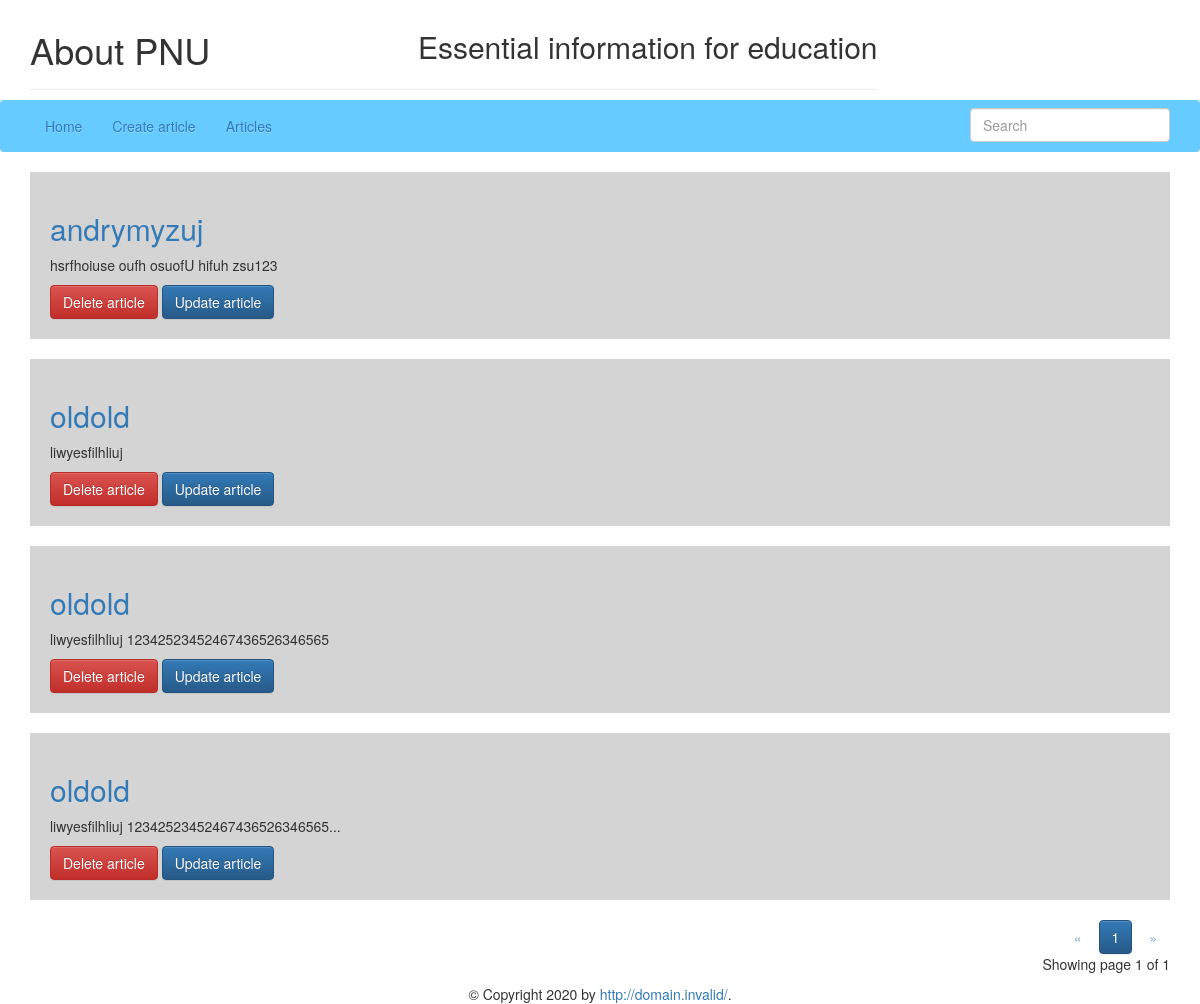
The page /articles on the database its author committed.
### app/models.py (models this page shows, shortened)
class Article(db.Model):
    id = db.Column(db.Integer, primary_key=True)
    name = db.Column(db.String(100), nullable=False)
    year_posted = db.Column(db.String(10), nullable=False)
    count_of_pages = db.Column(db.Integer, nullable=False)
    author = db.Column(db.String(100), nullable=False)
    note = db.Column(db.String(300), nullable=False)
    type_of_art = db.Column(db.String(50), nullable=False)

### app/views.py (the view)
@app.route('/articles', methods=['GET'])
def articles():
    POSTS_PER_PAGE = 5
    page = request.args.get('page', 1, type=int)
    search_query = request.args.get('search_query')
    if search_query:
        articles = Article.query.filter(Article.name.contains(search_query) | Article.content.contains(search_query)).paginate(page=page, per_page=POSTS_PER_PAGE)
    else:
        articles = Article.query.order_by(Article.year_posted.desc()).paginate(page=page, per_page=POSTS_PER_PAGE)
    return render_template('articles.html', title='Articles', articles=articles)

### app/templates/articles.html (shortened to what this page needs)
{% extends "base.html" %}
{% block head %}
{{ super() }}
{% endblock %}
{% block content %}
{% for article in articles.items %}
<div class="post">
  <h2><a href="{{ url_for('article', article_id=article.id) }}">{{article.name}}</a></h2>
  <p>{{ article.note | truncate(50) }}</p>
  <a class="btn btn-danger" href="{{url_for('delete_article', article_id=article.id)}}">Delete article</a>
  <a class="btn btn-primary" href="{{url_for('update_article', article_id=article.id)}}">Update article</a>
</div>
{% endfor %}
<div class="text-right">
  <a href="{{ url_for('articles', page=articles.prev_num) }}"
     class="btn btn-outline-dark
     {% if articles.page == 1 %}disabled{% endif %}">
      &laquo;
  </a>
  {% for page_num in articles.iter_pages(left_edge=1, right_edge=1, left_current=1, right_current=2) %}
{% if page_num %}
          {% if articles.page == page_num %}
          <a href="{{ url_for('articles', page=page_num) }}"
             class="btn btn-primary">
              {{ page_num }}
          </a>
          {% else %}
          <a href="{{ url_for('articles', page=page_num) }}"
             class="btn btn-dark">
              {{ page_num }}
          </a>
          {% endif %}
      {% else %}
          ...
      {% endif %}
  {% endfor %}
  <a href="{{ url_for('articles', page=articles.next_num) }}"
     class="btn btn-dark
     {% if articles.page == articles.pages %}disabled{% endif %}">
      &raquo;
  </a>
</div>
<p class="text-right mt-3">
  Showing page {{ articles.page }} of {{ articles.pages }}
</p>
{% endblock %}

### app/templates/base.html (shortened to what this page needs)
<!doctype html>
<html>
<head>
  {% block head %}
  <link rel="stylesheet" href="https://maxcdn.bootstrapcdn.com/bootstrap/3.3.6/css/bootstrap.min.css">
  <link rel="stylesheet" href="https://maxcdn.bootstrapcdn.com/bootstrap/3.3.6/css/bootstrap-theme.min.css">
  <link rel="stylesheet" type="text/css" href="{{ url_for('static',filename='css/style.css') }}">
  {% endblock %}
</head>
<body>
  <div class="container">
    <div class="row">
      <div class="col-md-9">
        <div class="page-header">
          <h1>About PNU</h1>
          <h2>Essential information for education</h2>
        </div>
      </div>
    </div>
  </div>
  <nav class="navbar navbar-dark bg-dark" style="background-color: #66ccff;">
    <div class="container">
      <ul class="nav navbar-nav">
        <li><a href="{{url_for('index')}}"> Home</a></li>
        <li><a href="{{url_for('new_article')}}">Create article</a></li>
        <li><a href="{{url_for('articles')}}">Articles</a></li>
      </ul>
      <form class="form-block" method="GET" action="{{ url_for('articles') }}">
        <input class="form-control" name='search_query' value="{{ request.args.get('search_query', '') }}" type="text" placeholder="Search" aria-label="Search">
      </form>
    </div>
  </nav>
  <div class="container">
    {% block content %}
    {% endblock %}
    {% block footer %}
    <footer class="row">
      <div class="text-center">
        &copy; Copyright 2020 by
        <a href="http://domain.invalid/">http://domain.invalid/</a>.</div>
    </footer>
    {% endblock %}
  </div>
</body>
</html>

### app/static/css/style.css (style rules this page uses)
.page-header { display: flex; justify-content: space-between; margin: 10px 0; }
.page-header > * { display: block; }
input { width: 300px; height: 30px; display: block; }
form { display: block; margin: 0 auto; width: 300px; }
.post { background-color: rgb(212, 212, 212); padding: 20px; margin-bottom: 20px; }
.form-block { margin: 0; width: 200px; float: right; margin-top: 7px; }

### rows shown on the page
Article: name "andrymyzuj", note "hsrfhoiuse oufh osuofU hifuh zsu123"
Article: name "oldold", note "liwyesfilhliuj"
Article: name "oldold", note "liwyesfilhliuj 12342523452467436526346565"
Article: name "oldold", note "liwyesfilhliuj 12342523452467436526346565..."

### other values the page prints
{{ page_num }} "1"
{{ articles.page }} "1"
{{ articles.pages }} "1"
